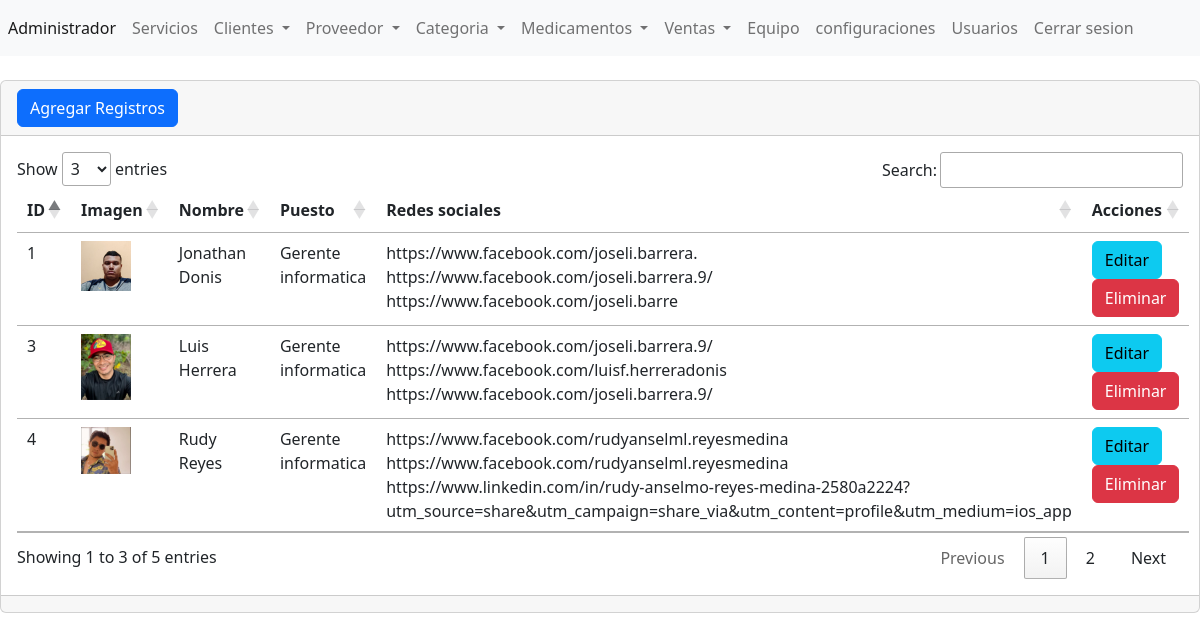
Screenshot of /DesarrolloWeb_ProyectoFinal_GRUPO/Practica/admin/secciones/equipo/index.php (signed in) with the database file from the repository.
### tables this page shows
CREATE TABLE IF NOT EXISTS `tbl_equipo` (
  `ID` int NOT NULL AUTO_INCREMENT,
  `imagen` varchar(255) NOT NULL,
  `nombrecompleto` varchar(255) NOT NULL,
  `puesto` varchar(255) NOT NULL,
  `twiter` varchar(255) NOT NULL,
  `facebook` varchar(255) NOT NULL,
  `linkedin` varchar(255) NOT NULL,
  PRIMARY KEY (`ID`)
);

### DesarrolloWeb_ProyectoFinal_GRUPO/Practica/admin/secciones/equipo/index.php (the view, shortened to what this page needs)
<?php
include("../../bd.php");
$sentencia = $conexion->prepare("SELECT * FROM `tbl_equipo` ORDER BY ID ASC");
$sentencia->execute();
$lista_equipo = $sentencia->fetchAll(PDO::FETCH_ASSOC);
include("../../templates/header.php");
?>
<div class="card">
    <div class="card-header">
    <a name="" id="" class="btn btn-primary" href="crear.php" role="button">Agregar Registros</a>
    </div>
    <div class="card-body">
      <div class="table-responsive-sm">
        <table class="table ">
            <thead>
                <tr>
                    <th scope="col">ID</th>
                    <th scope="col">Imagen</th>
                    <th scope="col">Nombre</th>
                    <th scope="col">Puesto</th>
                    <th scope="col">Redes sociales </th>
                    <th scope="col">Acciones</th>
                </tr>
            </thead>
            <tbody>
            <?php foreach ($lista_equipo as $registros) { ?>
                <tr class="">
                    <td ><?php echo $registros['ID']; ?></td>
                    <td>  <img width="50" src="../../../assets/img/team/<?php echo $registros['imagen']; ?>" /></td>
                    <td><?php echo $registros['nombrecompleto']; ?></td>
                    <td><?php echo $registros['puesto']; ?></td>
                    <td>
                    <?php echo $registros['twiter']; ?>
                   <br> <?php echo $registros['facebook']; ?>
                   <br> <?php echo $registros['linkedin']; ?>
                </td>
                    <td> <a name="" id="" class="btn btn-info" href="editar.php?txtID=<?php echo $registros['ID']; ?>" role="button">Editar</a>
                                <a name="" id="" class="btn btn-danger" href="index.php?txtID=<?php echo $registros['ID']; ?>" role="button">Eliminar</a> </td>
                </tr>
                <?php } ?>
            </tbody>
        </table>
      </div>
    </div>
    <div class="card-footer text-muted">
    </div>
</div>
<?php
include("../../templates/footer.php");
?>

### rows the page displays
tbl_equipo: ID "1", imagen (picture), nombrecompleto "Jonathan Donis", puesto "Gerente informatica", twiter "https://www.facebook.com/joseli.barrera.", facebook "https://www.facebook.com/joseli.barrera.9/", linkedin "https://www.facebook.com/joseli.barre"
tbl_equipo: ID "3", imagen (picture), nombrecompleto "Luis Herrera", puesto "Gerente informatica", twiter "https://www.facebook.com/joseli.barrera.9/", facebook "https://www.facebook.com/luisf.herreradonis", linkedin "https://www.facebook.com/joseli.barrera.9/"
tbl_equipo: ID "4", imagen (picture), nombrecompleto "Rudy Reyes", puesto "Gerente informatica", twiter "https://www.facebook.com/rudyanselml.reyesmedina", facebook "https://www.facebook.com/rudyanselml.reyesmedina", linkedin "https://www.linkedin.com/in/rudy-anselmo-reyes-medina-2580a2224?utm_source=share&utm_campaign=share_via&utm_content=profile&utm_medium=ios_app"
